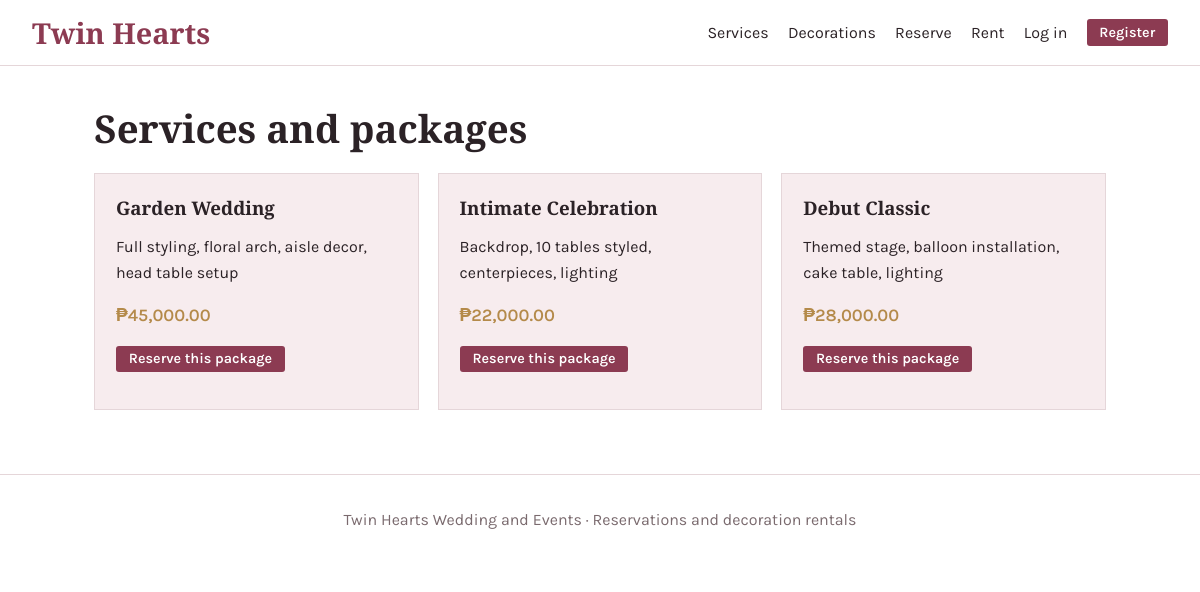
/services.php, run on the app's committed database.
### tables this page shows
CREATE TABLE packages(id INT AUTO_INCREMENT PRIMARY KEY,name VARCHAR(100),description TEXT,price DECIMAL(10,2),active
TINYINT DEFAULT 1);

### config.php (called while the page is built, shortened)
<?php
$db = new mysqli('localhost', 'root', '', 'twinhearts');
function q($sql, $p = [])
{
	global $db;
	$s = $db->prepare($sql);
	if ($p)
		$s->bind_param(str_repeat('s', count($p)), ...$p);
	$s->execute();
	$r = $s->get_result();
	return $r ? $r->fetch_all(MYSQLI_ASSOC) : $s->insert_id;
}
function e($s)
{
	return htmlspecialchars((string) $s, ENT_QUOTES);
}
require __DIR__ . '/includes/layout.php';

### services.php (the view)
<?php require 'config.php';
head('Services'); ?>
<h1>Services and packages</h1>
<div class="grid"><?php foreach (q("SELECT * FROM packages WHERE active=1") as $r): ?>
		<div class="card">
			<h3><?= e($r['name']) ?></h3>
			<p><?= nl2br(e($r['description'])) ?></p>
			<div class="price">₱<?= number_format($r['price'], 2) ?></div>
			<p><a class="btn sm" href="reserve.php?package=<?= $r['id'] ?>">Reserve this package</a></p>
		</div><?php endforeach; ?>
</div><?php foot(); ?>

### assets/style.css (style rules this page uses)
:root { --ink: #2b2226; --rose: #8c3b52; --blush: #f7ecee; --gold: #b48a4a; --line: #e5d6d9; }
* { box-sizing: border-box; }
body { margin: 0; font: 16px/1.6 Karla, sans-serif; color: var(--ink); background: #fff; }
h1, h2, h3, .logo { font-family: "Cormorant Garamond", serif; font-weight: 700; line-height: 1.15; }
h1 { font-size: 2.4rem; margin: 0.2em 0 0.6em; }
a { color: var(--rose); }
.btn, button { background: var(--rose); color: #fff; border: 0; padding: 0.65rem 1.3rem; border-radius: 3px; font: 600 1rem Karla; cursor: pointer; text-decoration: none; display: inline-block; }
.btn.sm, button.sm { padding: 0.3rem 0.8rem; font-size: 0.9rem; }
.grid { display: grid; grid-template-columns: repeat(auto-fill, minmax(260px, 1fr)); gap: 1.2rem; }
.card { border: 1px solid var(--line); padding: 1.3rem; background: var(--blush); }
.card h3 { margin: 0.1em 0; }
.price { color: var(--gold); font-weight: 600; font-size: 1.1rem; }

### data on the page
packages: name "Garden Wedding", description "Full styling, floral arch, aisle decor, head table setup", price "45,000.00"
packages: name "Intimate Celebration", description "Backdrop, 10 tables styled, centerpieces, lighting", price "22,000.00"
packages: name "Debut Classic", description "Themed stage, balloon installation, cake table, lighting", price "28,000.00"
